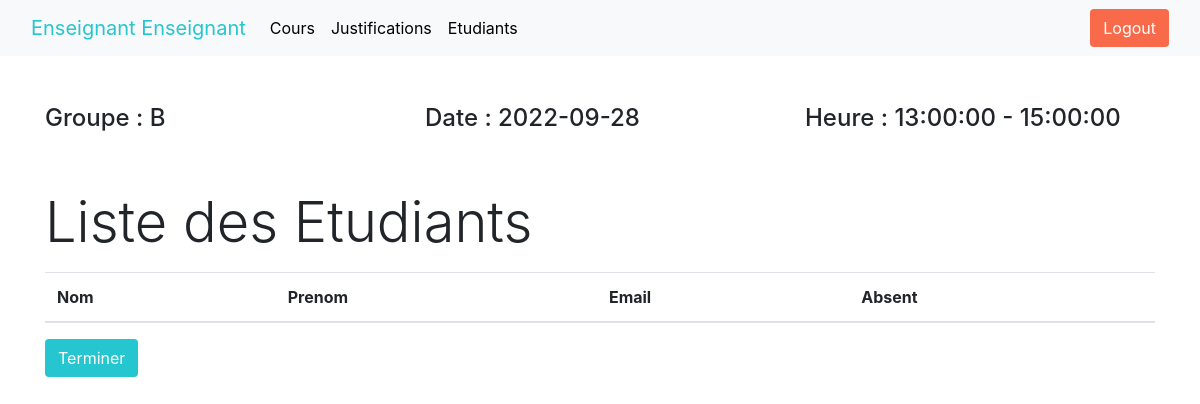
The page /viewCour.php?id=13 (signed in) on the database its author committed.
### tables this page shows
CREATE TABLE IF NOT EXISTS `cour` (
  `idCour` INT auto_increment NOT NULL,
  `date` date NOT NULL,
  `heurDebut` time NOT NULL,
  `heurFin` time NOT NULL,
  `status` enum('terminer','pasEncore','remplacer'),
  `idEnseignant` INT NOT NULL,
  `idGroupe` INT NOT NULL,
  PRIMARY KEY (`idcour`, `idEnseignant`, `idGroupe`),
  CONSTRAINT `fk_cour_Enseignant1`
    FOREIGN KEY (`idEnseignant`)
    REFERENCES `Enseignant` (`idEnseignant`),
  CONSTRAINT `fk_cour_groupe1`
    FOREIGN KEY (`idGroupe`)
    REFERENCES `groupe` (`idGroupe`)
    );

CREATE TABLE IF NOT EXISTS `Groupe` (
  `idGroupe` INT auto_increment NOT NULL ,
  `nom` VARCHAR(45) NOT NULL,
  PRIMARY KEY (`idGroupe`));

### viewCour.php (the view, shortened to what this page needs)
<?php
include 'db_cnx.php';
include 'main.php';
if ( isset($_SESSION['idUser']) && isset($_SESSION['userEmail'])) {
    if (isset($_GET['id'])) {
    $cour = $cnx->prepare("SELECT g.nom,g.idGroupe,c.date,c.heurDebut,c.heurFin FROM cour c join Groupe g ON c.idGroupe = g.idGroupe WHERE c.idCour=?");
    $cour->execute([$_GET['id']]);
    $cour = $cour->fetch(PDO::FETCH_ASSOC);
?>
<!DOCTYPE html>
<html lang="en">
<head>
    <link rel="stylesheet" href="https://cdn.jsdelivr.net/npm/bootstrap@4.4.1/dist/css/bootstrap.min.css">
    <link rel="stylesheet" href="https://cdn.jsdelivr.net/npm/bootstrap-icons@1.9.1/font/bootstrap-icons.css">
</head>
<body>
    <div class="container pt-5 pb-5">
    <div class="row pb-5">
  <div class="col-4"><h4>Groupe : <?=$cour['nom']?></h4></div>
  <div class="col-4"><h4>Date : <?=$cour['date']?></h4></div>
  <div class="col-4"><h4>Heure : <?=$cour['heurDebut']?> - <?=$cour['heurFin']?> </h4></div>
</div>
<div class="row"><div class="col-6"><h1 class="pb-2 display-4">Liste des Etudiants</h1></div></div>
 <table class="table table-striped">
 <form action="" method="POST">
  <thead>
    <tr>
      <th scope="col">Nom</th>
      <th scope="col">Prenom</th>
      <th scope="col">Email</th>
      <th scope="col" class="text-end">Absent</th>
    </tr>
  </thead>
  </form>
</table>
<button type="button" class="btn"  data-toggle="modal" data-target="#groupeModal" style="background-color:#26C6D0; color:#fff;">
  Terminer
</button>
</div>
</body>
</html>
<?php
    }
}else{
    header("Location: login.php");
}
?>

### rows shown on the page
cour: idGroupe.nom "B", date "2022-09-28", heurDebut "13:00:00", heurFin "15:00:00"

### other values the page prints
$_SESSION['userFullName'] "Enseignant Enseignant"
